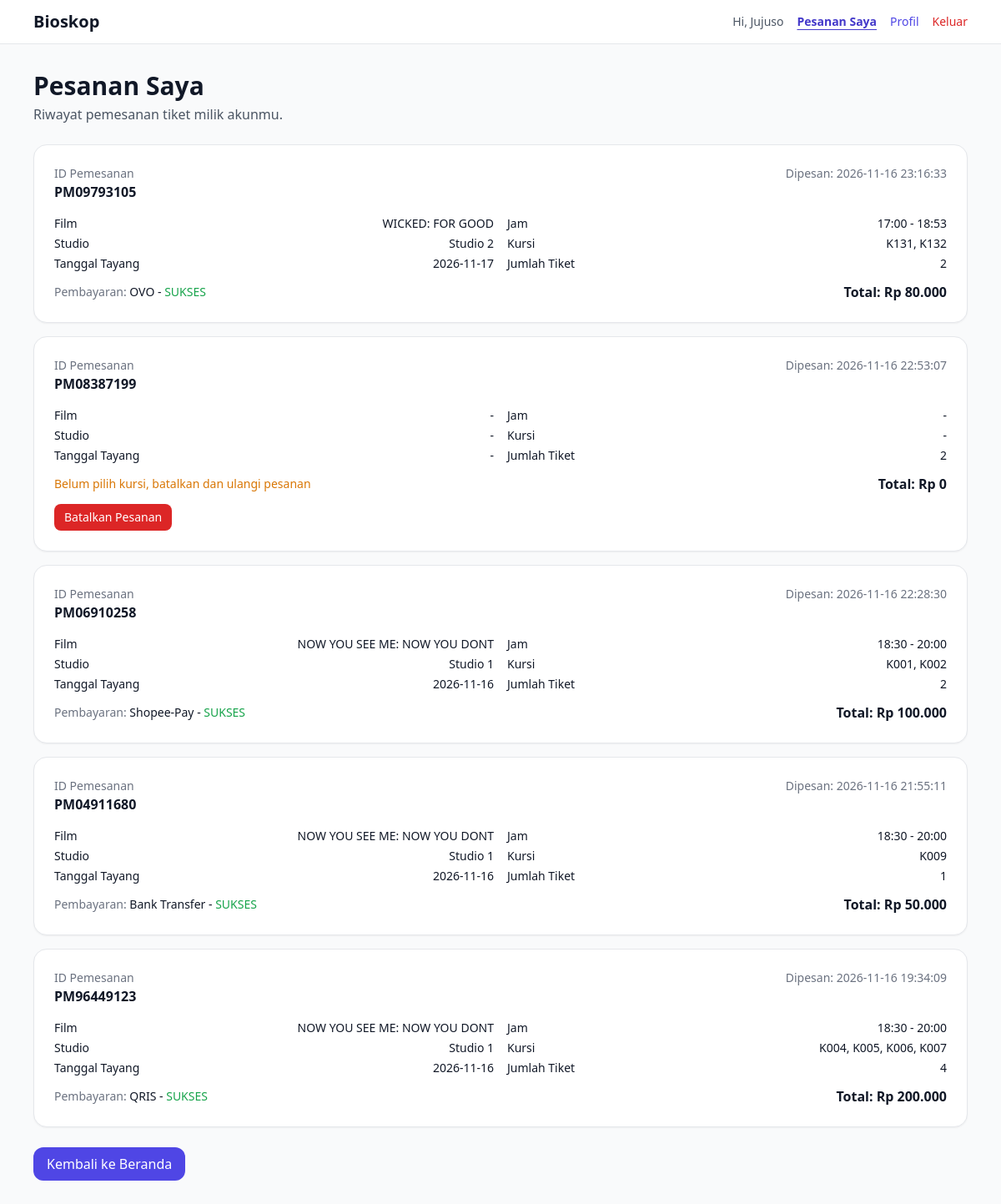
Page /pesanan_saya.php (signed in) on the earlier database version.
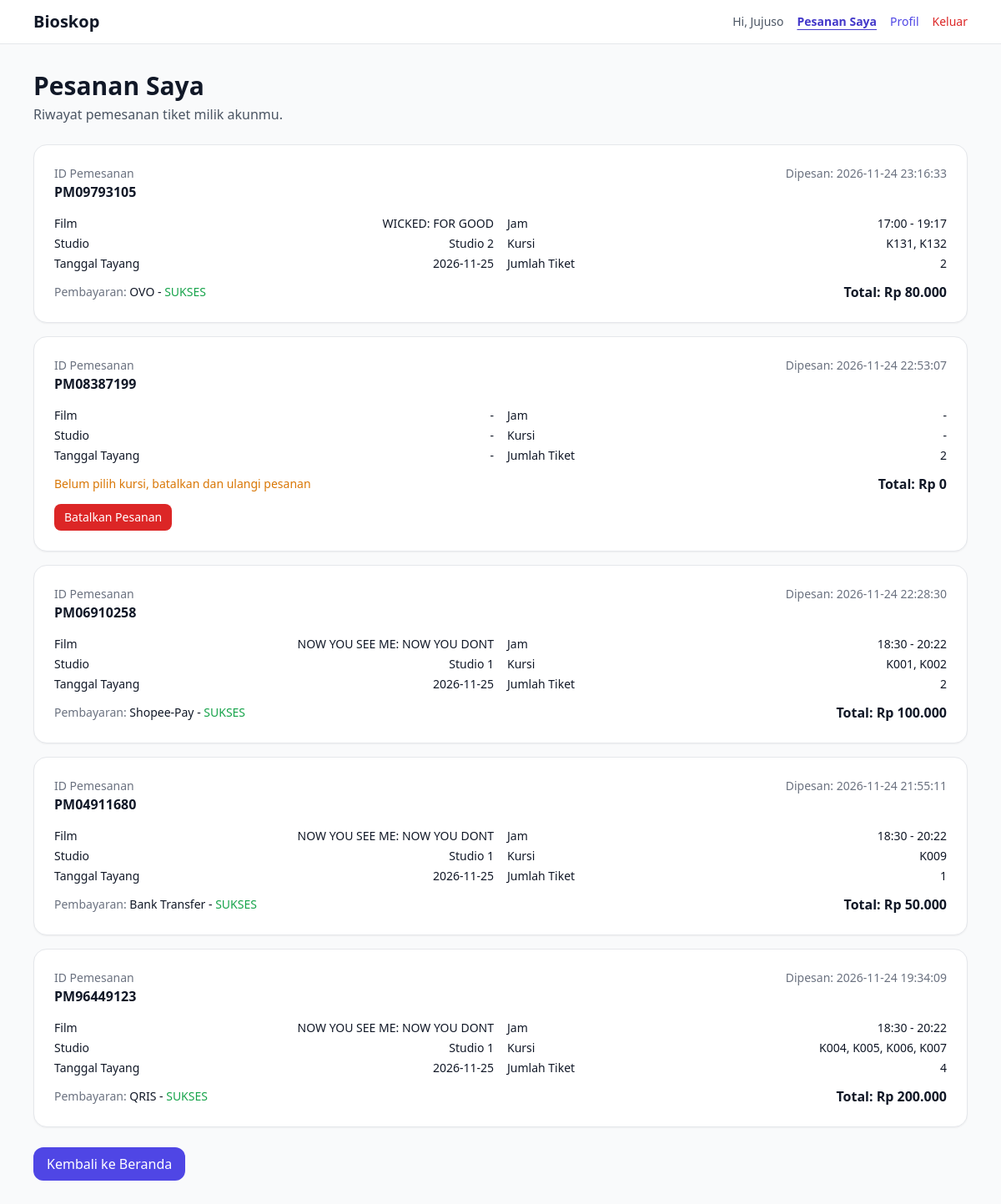
Same page on the later database version.
### tables this page shows
CREATE TABLE `pemesanan` (
  `id_pemesanan` varchar(10) NOT NULL,
  `id_penonton` int(11) NOT NULL,
  `tanggal_pesan` datetime DEFAULT NULL,
  `jumlah_tiket` int(11) DEFAULT NULL
);

CREATE TABLE `tiket` (
  `id_tiket` varchar(10) NOT NULL,
  `nomor_kursi` varchar(10) NOT NULL,
  `id_pemesanan` varchar(10) NOT NULL,
  `id_jadwal` varchar(10) NOT NULL,
  `harga` int(11) DEFAULT NULL
);

CREATE TABLE `film` (
  `id_film` varchar(10) NOT NULL,
  `id_studio` varchar(10) NOT NULL,
  `judul` varchar(70) DEFAULT NULL,
  `genre` varchar(20) DEFAULT NULL,
  `durasi` time DEFAULT NULL,
  `rating` int(11) DEFAULT NULL,
  `sinopsis` text DEFAULT NULL,
  `harga` int(11) NOT NULL,
  `mulai_tayang` date DEFAULT NULL,
  `selesai_tayang` date DEFAULT NULL
);

CREATE TABLE `studio` (
  `id_studio` varchar(10) NOT NULL,
  `nama_studio` varchar(50) DEFAULT NULL,
  `kapasitas` int(11) DEFAULT NULL
);

CREATE TABLE `jadwal_tayang` (
  `id_jadwal` varchar(10) NOT NULL,
  `id_film` varchar(10) NOT NULL,
  `jam_mulai` time DEFAULT NULL,
  `jam_selesai` time DEFAULT NULL,
  `tanggal` date DEFAULT NULL
);

### auth.php (called while the page is built, shortened)
<?php
function h($teks) {
  return htmlspecialchars((string)$teks, ENT_QUOTES, 'UTF-8');
}

### database.php (called while the page is built, shortened)
<?php
$db = mysqli_connect("localhost", "root", "", "database_bioskop");
function esc($teks) {
  global $db;
  return mysqli_real_escape_string($db, (string)$teks);
}
?>

### pesanan_saya.php (the view, shortened to what this page needs)
<?php
require "auth.php";
require "database.php";
$id_user = (int)$_SESSION['user']['id'];
$hasil = mysqli_query($db, "SELECT * FROM pemesanan WHERE id_penonton = $id_user ORDER BY tanggal_pesan DESC");
$daftar = mysqli_fetch_all($hasil, MYSQLI_ASSOC);
$items = [];
foreach ($daftar as $p) {
  $id_pesan_aman = esc($p['id_pemesanan']);
  $hasil = mysqli_query($db, "SELECT t.nomor_kursi, t.harga, j.tanggal, j.jam_mulai, j.jam_selesai, f.judul, s.nama_studio
    FROM tiket t
    JOIN jadwal_tayang j ON j.id_jadwal = t.id_jadwal
    JOIN film f ON f.id_film = j.id_film
    JOIN studio s ON s.id_studio = f.id_studio
    WHERE t.id_pemesanan = '$id_pesan_aman'
    ORDER BY t.nomor_kursi");
  $tiket = mysqli_fetch_all($hasil, MYSQLI_ASSOC);
  $hasil = mysqli_query($db, "SELECT metode_bayar, status_bayar, total_bayar FROM pembayaran
    WHERE id_pemesanan = '$id_pesan_aman' ORDER BY id_pembayaran DESC LIMIT 1");
  $bayar = mysqli_fetch_assoc($hasil);
  $p['judul'] = '-';
  $p['nama_studio'] = '-';
  $p['tgl_tayang'] = '-';
  $p['jam'] = '-';
  $p['kursi'] = '-';
  $p['ada_tiket'] = (count($tiket) > 0);
  $daftar_kursi = [];
  $total = 0;
  foreach ($tiket as $t) {
    $daftar_kursi[] = $t['nomor_kursi'];
    $total += $t['harga'];
  }
  if ($p['ada_tiket']) {
    $p['judul'] = $tiket[0]['judul'];
    $p['nama_studio'] = $tiket[0]['nama_studio'];
    $p['tgl_tayang'] = $tiket[0]['tanggal'];
    $p['jam'] = substr($tiket[0]['jam_mulai'], 0, 5) . ' - ' . substr($tiket[0]['jam_selesai'], 0, 5);
    $p['kursi'] = implode(', ', $daftar_kursi);
  }
  $p['total'] = $total;
  $p['metode_bayar'] = '';
  $p['status_bayar'] = '';
  if ($bayar) {
    $p['total'] = (int)$bayar['total_bayar'];
    $p['metode_bayar'] = $bayar['metode_bayar'];
    $p['status_bayar'] = $bayar['status_bayar'];
  }
  $items[] = $p;
}
?>
<!doctype html>
<html lang="id">
<head>
  <script src="https://cdn.tailwindcss.com"></script>
</head>
<body class="bg-gray-50 text-gray-900">
  <?php include "navbar.php"; ?>
  <main class="max-w-6xl mx-auto px-4 py-8">
    <h1 class="text-2xl md:text-3xl font-bold">Pesanan Saya</h1>
    <p class="text-gray-600 mt-1 mb-6">Riwayat pemesanan tiket milik akunmu.</p>
    <?php if (count($items) == 0): ?>
      <div class="rounded-2xl border bg-white p-6 text-gray-600">Belum ada pemesanan.</div>
    <?php else: ?>
      <div class="space-y-4">
        <?php foreach ($items as $it): ?>
          <?php $lunas = ($it['status_bayar'] == 'SUKSES'); ?>
          <article class="rounded-2xl border bg-white p-6 shadow-sm">
            <div class="flex items-start justify-between gap-4">
              <div>
                <div class="text-sm text-gray-500">ID Pemesanan</div>
                <div class="font-semibold"><?= h($it['id_pemesanan']) ?></div>
              </div>
              <div class="text-right text-sm text-gray-500">Dipesan: <?= h($it['tanggal_pesan']) ?></div>
            </div>
            <div class="mt-4 grid grid-cols-1 md:grid-cols-2 gap-4 text-sm">
              <div class="space-y-1">
                <div class="flex justify-between"><span>Film</span><span class="font-medium"><?= h($it['judul']) ?></span></div>
                <div class="flex justify-between"><span>Studio</span><span><?= h($it['nama_studio']) ?></span></div>
                <div class="flex justify-between"><span>Tanggal Tayang</span><span><?= h($it['tgl_tayang']) ?></span></div>
              </div>
              <div class="space-y-1">
                <div class="flex justify-between"><span>Jam</span><span><?= h($it['jam']) ?></span></div>
                <div class="flex justify-between"><span>Kursi</span><span><?= h($it['kursi']) ?></span></div>
                <div class="flex justify-between"><span>Jumlah Tiket</span><span><?= (int)$it['jumlah_tiket'] ?></span></div>
              </div>
            </div>
            <div class="mt-3 flex items-center justify-between">
              <div class="text-sm">
                <?php if ($it['status_bayar'] != ''): ?>
                  <span class="text-gray-500">Pembayaran: </span>
                  <span class="font-medium"><?= h($it['metode_bayar']) ?></span> -
                  <?php
                    $warna = 'text-yellow-600';
                    if ($lunas) { $warna = 'text-green-600'; }
                  ?>
                  <span class="<?= $warna ?>"><?= h($it['status_bayar']) ?></span>
                <?php elseif ($it['ada_tiket']): ?>
                  <span class="text-red-600">Belum dibayar</span>
                <?php else: ?>
                  <span class="text-amber-600">Belum pilih kursi, batalkan dan ulangi pesanan</span>
                <?php endif; ?>
              </div>
              <div class="text-base font-semibold">Total: Rp <?= number_format($it['total'], 0, ',', '.') ?></div>
            </div>
            <?php if (!$lunas): ?>
              <div class="mt-3 flex items-center gap-2">
                <form method="post" onsubmit="return confirm('Yakin batalkan pesanan ini?');">
                  <button name="cancel_order" type="submit"
                          class="bg-red-600 hover:bg-red-700 text-white px-3 py-1.5 rounded-lg text-sm">
                    Batalkan Pesanan
                  </button>
                </form>
              </div>
            <?php endif; ?>
          </article>
        <?php endforeach; ?>
      </div>
    <?php endif; ?>
    <a href="index.php" class="inline-block mt-6 bg-indigo-600 hover:bg-indigo-700 text-white px-4 py-2 rounded-xl">
      Kembali ke Beranda
    </a>
  </main>
</body>
</html>

### navbar.php
<?php
$_halaman = basename($_SERVER['PHP_SELF']);
function nav_link($href, $label, $aktif_class, $kelas_normal) {
  global $_halaman;
  $aktif = basename($href) === $_halaman;
  $kelas = $aktif ? $aktif_class . ' underline underline-offset-4' : $kelas_normal;
  return '<a href="' . $href . '" class="' . $kelas . '">' . $label . '</a>';
}
?>
<header class="sticky top-0 z-30 bg-white border-b">
  <nav class="max-w-6xl mx-auto px-4 py-3 flex items-center justify-between">
    <a href="index.php" class="font-bold text-xl">Bioskop</a>
    <div class="flex items-center gap-4 text-sm">
      <?php if (isset($_SESSION['user'])): ?>
        <?php if (isset($_SESSION['role']) && $_SESSION['role'] == 'admin'): ?>
          <span class="text-gray-600">Hi, Administrator</span>
          <?= nav_link('admin.php', 'Admin Panel', 'text-purple-700 font-semibold', 'text-purple-600 font-medium') ?>
          <?= nav_link('index.php', 'Halaman User', 'text-indigo-700 font-semibold', 'text-indigo-600') ?>
          <a href="logout.php" class="text-red-600">Keluar</a>
        <?php else: ?>
          <span class="text-gray-600">Hi, <?= h($_SESSION['user']['nama']) ?></span>
          <?= nav_link('pesanan_saya.php', 'Pesanan Saya', 'text-indigo-700 font-semibold', 'text-indigo-600') ?>
          <?= nav_link('profile.php', 'Profil', 'text-indigo-700 font-semibold', 'text-indigo-600') ?>
          <a href="logout.php" class="text-red-600">Keluar</a>
        <?php endif; ?>
      <?php else: ?>
        <?= nav_link('login.php', 'Masuk', 'text-indigo-700 font-semibold', 'text-indigo-600') ?>
        <?= nav_link('register.php', 'Daftar', 'text-indigo-700 font-semibold', 'text-indigo-600') ?>
      <?php endif; ?>
    </div>
  </nav>
</header>

Differences in the rows shown:
changed pemesanan "PM09793105": tanggal_pesan "2026-11-16 23:16:33" → "2026-11-24 23:16:33"; tgl_tayang "2026-11-17" → "2026-11-25"; jam "17:00 - 18:53" → "17:00 - 19:17"
changed pemesanan "PM08387199": tanggal_pesan "2026-11-16 22:53:07" → "2026-11-24 22:53:07"
changed pemesanan "PM06910258": tanggal_pesan "2026-11-16 22:28:30" → "2026-11-24 22:28:30"; tgl_tayang "2026-11-16" → "2026-11-25"; jam "18:30 - 20:00" → "18:30 - 20:22"
changed through a linked row, tiket "NOW YOU SEE ME: NOW YOU DONT": tanggal_pesan "2026-11-16 21:55:11" → "2026-11-24 21:55:11"; id_jadwal.tanggal "2026-11-16" → "2026-11-25"; jam "18:30 - 20:00" → "18:30 - 20:22"
changed pemesanan "PM96449123": tanggal_pesan "2026-11-16 19:34:09" → "2026-11-24 19:34:09"; tgl_tayang "2026-11-16" → "2026-11-25"; jam "18:30 - 20:00" → "18:30 - 20:22"
